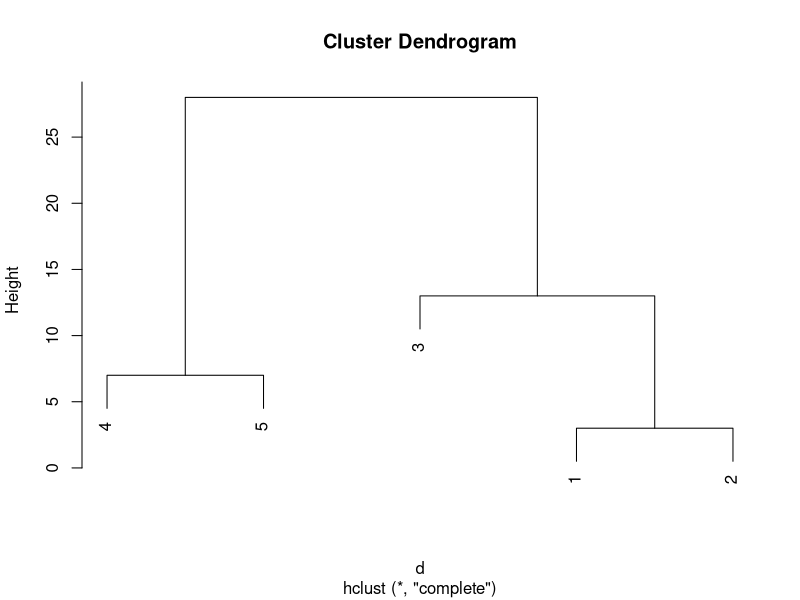
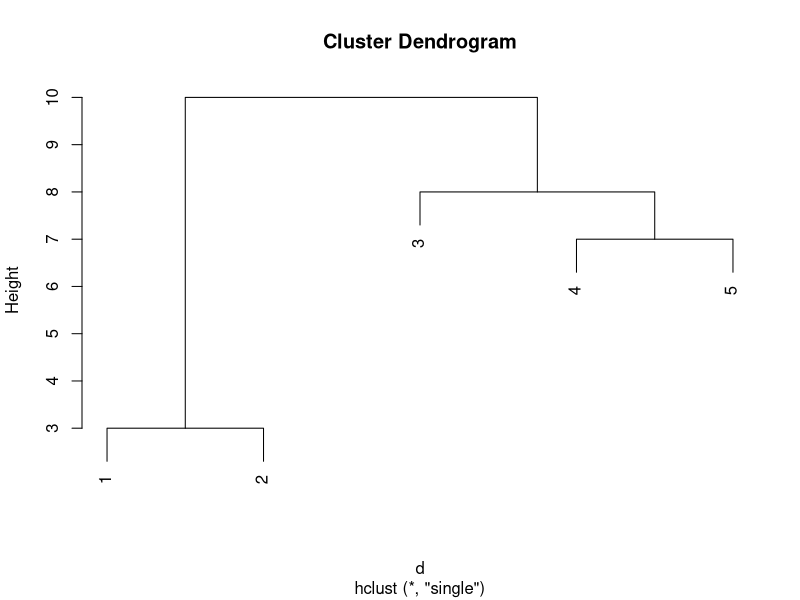

The R source for these figures, in order:
## ---- chunk 1
library(tidyverse)
## ---- chunk 2
x <- c(7,10,20,28,35) #Joseph's 1D dataset
## ---- chunk 3
d <- dist(x)
d
## ---- chunk 4
hclust(d)
plot(hclust(d))
## ---- chunk 5
hclust(d, method = "single")
plot(hclust(d, method = "single"))
